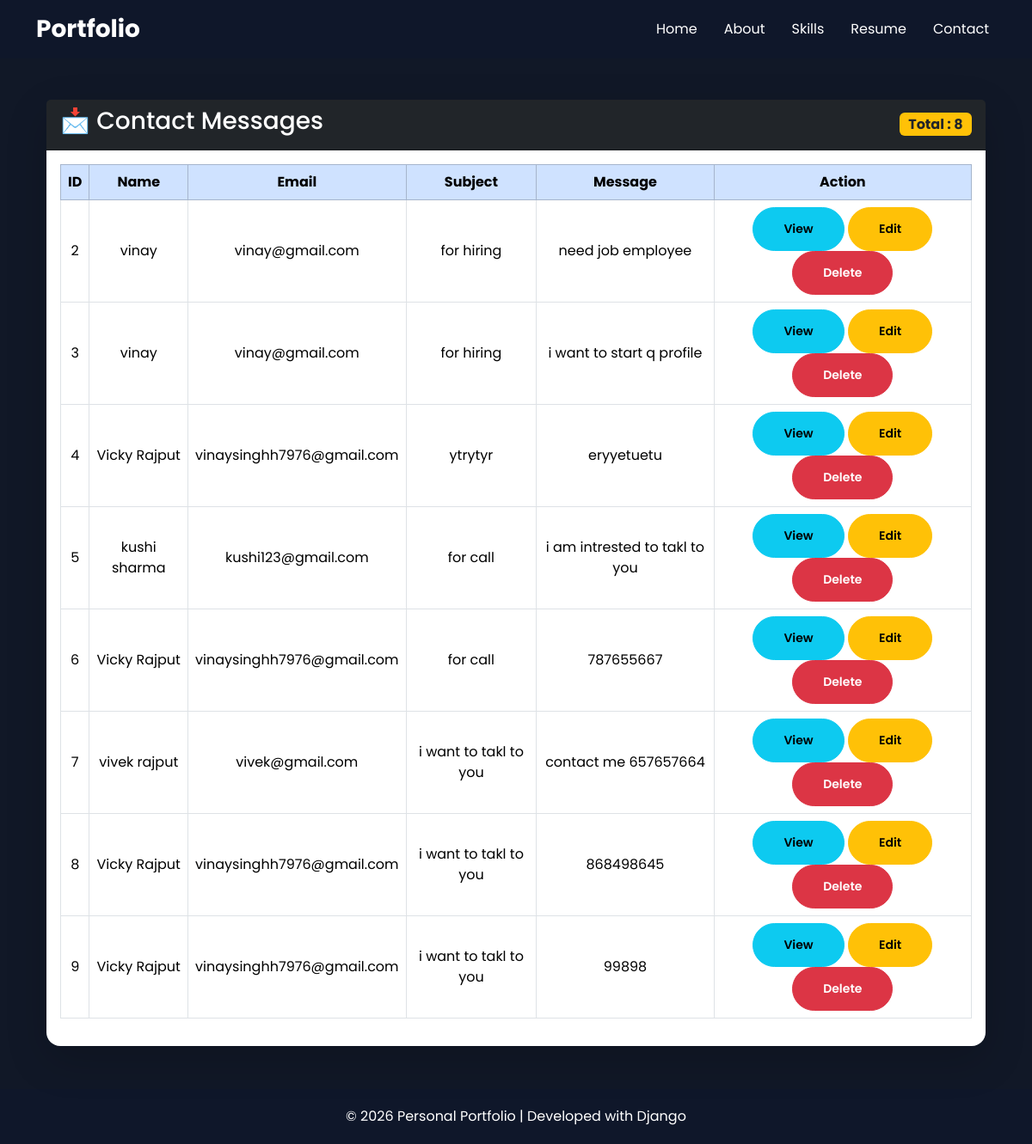
Before: /dashboard/ (signed in) with the older database file.
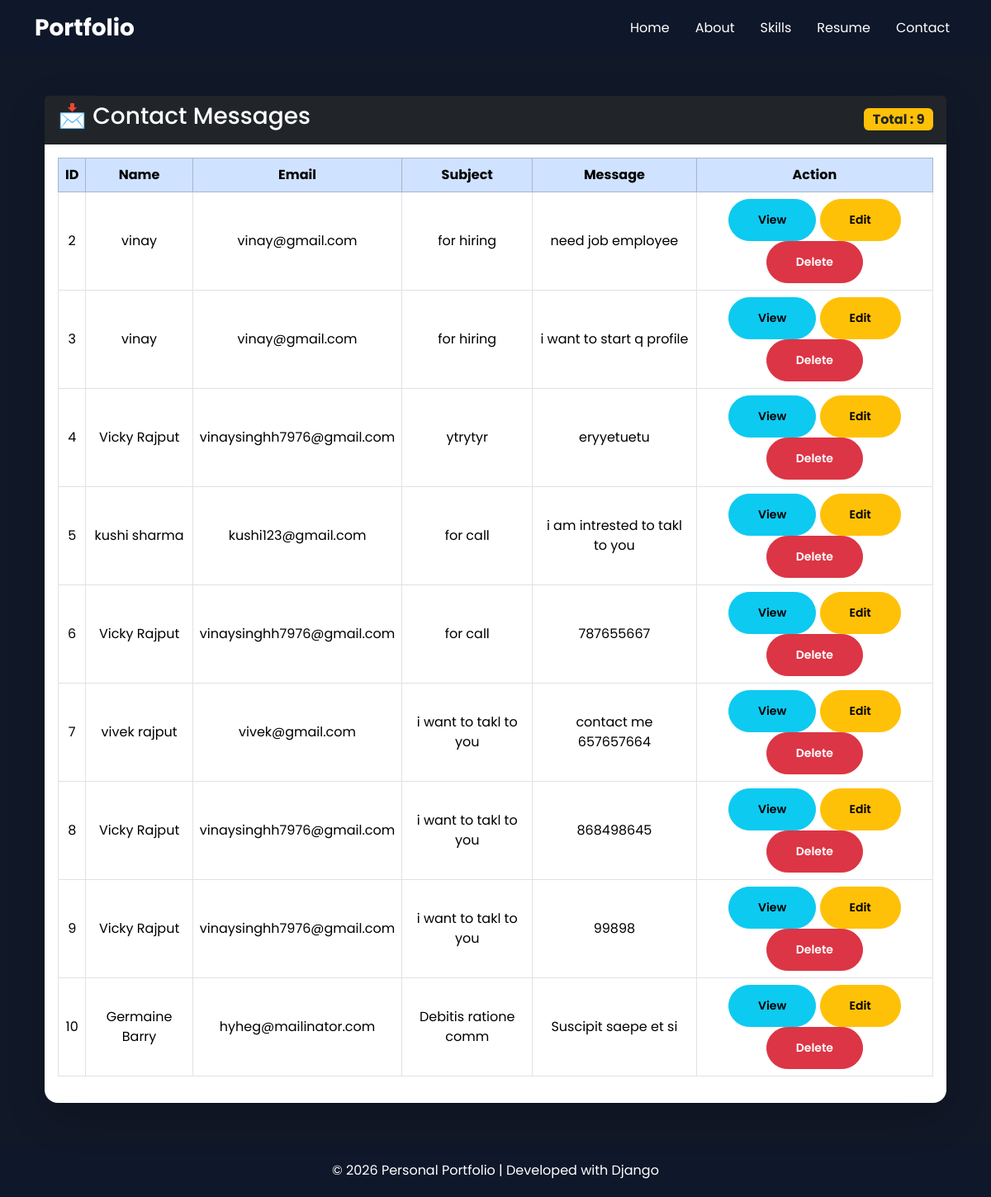
After: the same page with the newer database file.
### portfolio/models.py (models this page shows, shortened)
class Contact(models.Model):
    name=models.CharField(max_length=100)
    email=models.EmailField()
    subject=models.CharField(max_length=100)
    message=models.TextField()

### portfolio/views.py (the view)
# urls.py: path('dashboard/', Dashboard.as_view(), name='dashboard'),
class Dashboard(View):
    def get(self, request):
        if not request.session.get('admin'):
            return redirect('admin_login')
        data = Contact.objects.all()
        return render(request, "dashboard.html", {'data': data})

### portfolio/templates/dashboard.html (shortened to what this page needs)
{% extends 'base.html' %}
{% block content %}
<div class="container mt-5">
    <div class="card shadow-lg border-0 rounded-4">
        <div class="card-header bg-dark text-white d-flex justify-content-between align-items-center">
            <h3>📩 Contact Messages</h3>
            <span class="badge bg-warning text-dark fs-6">
                Total : {{ data|length }}
            </span>
        </div>
        <div class="card-body">
            <div class="table-responsive">
                <table class="table table-hover table-bordered align-middle text-center">
                    <thead class="table-primary">
                        <tr>
                            <th>ID</th>
                            <th>Name</th>
                            <th>Email</th>
                            <th>Subject</th>
                            <th>Message</th>
                            <th>Action</th>
                        </tr>
                    </thead>
                    <tbody>
                        {% for i in data %}
                        <tr>
                            <td>{{i.id}}</td>
                            <td>{{i.name}}</td>
                            <td>{{i.email}}</td>
                            <td>{{i.subject}}</td>
                            <td style="max-width:250px;">
                                {{i.message}}
                            </td>
                            <td>
                            <a href="{% url 'view' i.id %}" class="btn btn-info btn-sm">
                            View
                            </a>
                                <a href="{% url 'edit' i.id %}" class="btn btn-warning btn-sm">
                                 Edit
                                 </a>
                           <a href="{% url 'delete' i.id %}"
                           class="btn btn-danger btn-sm"
                           onclick="return confirm('Delete this message?')">
                           Delete
                           </a>
                            </td>
                        </tr>
                        {% empty %}
                        <tr>
                            <td colspan="6" class="text-danger">
                                No Contact Messages Found
                            </td>
                        </tr>
                        {% endfor %}
                    </tbody>
                </table>
            </div>
        </div>
    </div>
</div>
{% endblock %}

Changed rows visible on the page:
added Contact: id "10", name "Germaine Barry", email "hyheg@mailinator.com", subject "Debitis ratione comm", message "Suscipit saepe et si"
Other visible differences:
{{ data|length }}: "8" → "9"
